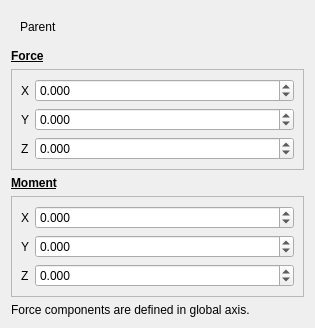
<?xml version="1.0" encoding="UTF-8"?>
<ui version="4.0">
 <class>widget_force</class>
 <widget class="QWidget" name="widget_force">
  <property name="geometry">
   <rect>
    <x>0</x>
    <y>0</y>
    <width>315</width>
    <height>288</height>
   </rect>
  </property>
  <property name="windowTitle">
   <string>Form</string>
  </property>
  <property name="locale">
   <locale language="English" country="UnitedStates"/>
  </property>
  <layout class="QVBoxLayout" name="verticalLayout">
   <item>
    <widget class="QWidget" name="widget" native="true">
     <layout class="QHBoxLayout" name="horizontalLayout">
      <item>
       <widget class="QLabel" name="label_10">
        <property name="sizePolicy">
         <sizepolicy hsizetype="Minimum" vsizetype="Preferred">
          <horstretch>0</horstretch>
          <verstretch>0</verstretch>
         </sizepolicy>
        </property>
        <property name="text">
         <string>Parent</string>
        </property>
       </widget>
      </item>
      <item>
       <widget class="QNodePicker" name="widgetParent" native="true">
        <property name="sizePolicy">
         <sizepolicy hsizetype="MinimumExpanding" vsizetype="Preferred">
          <horstretch>0</horstretch>
          <verstretch>0</verstretch>
         </sizepolicy>
        </property>
       </widget>
      </item>
     </layout>
    </widget>
   </item>
   <item>
    <widget class="QLabel" name="label_7">
     <property name="text">
      <string>&lt;html&gt;&lt;head/&gt;&lt;body&gt;&lt;p&gt;&lt;span style=&quot; font-weight:600; text-decoration: underline;&quot;&gt;Force&lt;/span&gt;&lt;/p&gt;&lt;/body&gt;&lt;/html&gt;</string>
     </property>
     <property name="wordWrap">
      <bool>true</bool>
     </property>
    </widget>
   </item>
   <item>
    <widget class="QFrame" name="frame">
     <property name="sizePolicy">
      <sizepolicy hsizetype="Preferred" vsizetype="Fixed">
       <horstretch>0</horstretch>
       <verstretch>0</verstretch>
      </sizepolicy>
     </property>
     <property name="frameShape">
      <enum>QFrame::StyledPanel</enum>
     </property>
     <property name="frameShadow">
      <enum>QFrame::Raised</enum>
     </property>
     <layout class="QFormLayout" name="formLayout">
      <item row="0" column="0">
       <widget class="QLabel" name="label">
        <property name="text">
         <string>X</string>
        </property>
       </widget>
      </item>
      <item row="0" column="1">
       <widget class="QDoubleSpinBox" name="doubleSpinBox_1">
        <property name="sizePolicy">
         <sizepolicy hsizetype="Preferred" vsizetype="Fixed">
          <horstretch>0</horstretch>
          <verstretch>0</verstretch>
         </sizepolicy>
        </property>
        <property name="decimals">
         <number>3</number>
        </property>
        <property name="minimum">
         <double>-999999999999.000000000000000</double>
        </property>
        <property name="maximum">
         <double>99999999999999.000000000000000</double>
        </property>
       </widget>
      </item>
      <item row="1" column="0">
       <widget class="QLabel" name="label_2">
        <property name="text">
         <string>Y</string>
        </property>
       </widget>
      </item>
      <item row="1" column="1">
       <widget class="QDoubleSpinBox" name="doubleSpinBox_2">
        <property name="sizePolicy">
         <sizepolicy hsizetype="Preferred" vsizetype="Fixed">
          <horstretch>0</horstretch>
          <verstretch>0</verstretch>
         </sizepolicy>
        </property>
        <property name="decimals">
         <number>3</number>
        </property>
        <property name="minimum">
         <double>-999999999999.000000000000000</double>
        </property>
        <property name="maximum">
         <double>99999999999999.000000000000000</double>
        </property>
       </widget>
      </item>
      <item row="2" column="0">
       <widget class="QLabel" name="label_3">
        <property name="text">
         <string>Z</string>
        </property>
       </widget>
      </item>
      <item row="2" column="1">
       <widget class="QDoubleSpinBox" name="doubleSpinBox_3">
        <property name="sizePolicy">
         <sizepolicy hsizetype="Preferred" vsizetype="Fixed">
          <horstretch>0</horstretch>
          <verstretch>0</verstretch>
         </sizepolicy>
        </property>
        <property name="decimals">
         <number>3</number>
        </property>
        <property name="minimum">
         <double>-999999999999.000000000000000</double>
        </property>
        <property name="maximum">
         <double>99999999999999.000000000000000</double>
        </property>
       </widget>
      </item>
     </layout>
    </widget>
   </item>
   <item>
    <widget class="QLabel" name="label_9">
     <property name="text">
      <string>&lt;html&gt;&lt;head/&gt;&lt;body&gt;&lt;p&gt;&lt;span style=&quot; font-weight:600; text-decoration: underline;&quot;&gt;Moment&lt;/span&gt;&lt;/p&gt;&lt;/body&gt;&lt;/html&gt;</string>
     </property>
     <property name="wordWrap">
      <bool>true</bool>
     </property>
    </widget>
   </item>
   <item>
    <widget class="QFrame" name="frame_2">
     <property name="sizePolicy">
      <sizepolicy hsizetype="Preferred" vsizetype="Fixed">
       <horstretch>0</horstretch>
       <verstretch>0</verstretch>
      </sizepolicy>
     </property>
     <property name="frameShape">
      <enum>QFrame::StyledPanel</enum>
     </property>
     <property name="frameShadow">
      <enum>QFrame::Raised</enum>
     </property>
     <layout class="QFormLayout" name="formLayout_2">
      <item row="2" column="1">
       <widget class="QDoubleSpinBox" name="doubleSpinBox_5">
        <property name="sizePolicy">
         <sizepolicy hsizetype="Preferred" vsizetype="Fixed">
          <horstretch>0</horstretch>
          <verstretch>0</verstretch>
         </sizepolicy>
        </property>
        <property name="decimals">
         <number>3</number>
        </property>
        <property name="minimum">
         <double>-999999999999.000000000000000</double>
        </property>
        <property name="maximum">
         <double>99999999999999.000000000000000</double>
        </property>
       </widget>
      </item>
      <item row="2" column="0">
       <widget class="QLabel" name="label_5">
        <property name="text">
         <string>Y</string>
        </property>
       </widget>
      </item>
      <item row="3" column="0">
       <widget class="QLabel" name="label_6">
        <property name="text">
         <string>Z</string>
        </property>
       </widget>
      </item>
      <item row="3" column="1">
       <widget class="QDoubleSpinBox" name="doubleSpinBox_6">
        <property name="sizePolicy">
         <sizepolicy hsizetype="Preferred" vsizetype="Fixed">
          <horstretch>0</horstretch>
          <verstretch>0</verstretch>
         </sizepolicy>
        </property>
        <property name="decimals">
         <number>3</number>
        </property>
        <property name="minimum">
         <double>-999999999999.000000000000000</double>
        </property>
        <property name="maximum">
         <double>99999999999999.000000000000000</double>
        </property>
       </widget>
      </item>
      <item row="1" column="0">
       <widget class="QLabel" name="label_4">
        <property name="text">
         <string>X</string>
        </property>
       </widget>
      </item>
      <item row="1" column="1">
       <widget class="QDoubleSpinBox" name="doubleSpinBox_4">
        <property name="sizePolicy">
         <sizepolicy hsizetype="Preferred" vsizetype="Fixed">
          <horstretch>0</horstretch>
          <verstretch>0</verstretch>
         </sizepolicy>
        </property>
        <property name="decimals">
         <number>3</number>
        </property>
        <property name="minimum">
         <double>-999999999999.000000000000000</double>
        </property>
        <property name="maximum">
         <double>99999999999999.000000000000000</double>
        </property>
       </widget>
      </item>
     </layout>
    </widget>
   </item>
   <item>
    <widget class="QLabel" name="label_8">
     <property name="text">
      <string>&lt;html&gt;&lt;head/&gt;&lt;body&gt;&lt;p&gt;Force components are defined in global axis.&lt;/p&gt;&lt;/body&gt;&lt;/html&gt;</string>
     </property>
     <property name="wordWrap">
      <bool>true</bool>
     </property>
    </widget>
   </item>
   <item>
    <spacer name="verticalSpacer">
     <property name="orientation">
      <enum>Qt::Vertical</enum>
     </property>
     <property name="sizeHint" stdset="0">
      <size>
       <width>20</width>
       <height>40</height>
      </size>
     </property>
    </spacer>
   </item>
  </layout>
 </widget>
 <customwidgets>
  <customwidget>
   <class>QNodePicker</class>
   <extends>QWidget</extends>
   <header>DAVE.gui.helpers.qnodepicker</header>
   <container>1</container>
  </customwidget>
 </customwidgets>
 <tabstops>
  <tabstop>doubleSpinBox_1</tabstop>
  <tabstop>doubleSpinBox_2</tabstop>
  <tabstop>doubleSpinBox_3</tabstop>
  <tabstop>doubleSpinBox_4</tabstop>
  <tabstop>doubleSpinBox_5</tabstop>
  <tabstop>doubleSpinBox_6</tabstop>
 </tabstops>
 <resources/>
 <connections/>
</ui>
